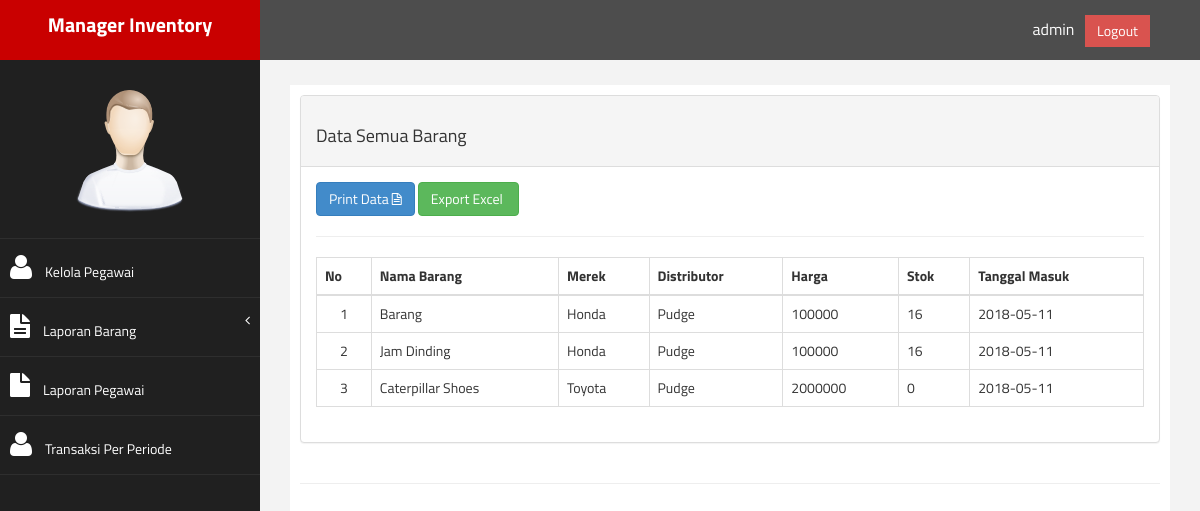
Page /PageManager.php?page=ls_barang (signed in) on the committed database.
### tables this page shows
CREATE TABLE `table_barang` (
  `kd_barang` varchar(7) NOT NULL,
  `nama_barang` varchar(40) NOT NULL,
  `kd_merek` varchar(7) NOT NULL,
  `kd_distributor` varchar(7) NOT NULL,
  `tanggal_masuk` date NOT NULL,
  `harga_barang` int(7) NOT NULL,
  `stok_barang` int(4) NOT NULL,
  `gambar` varchar(255) NOT NULL,
  `keterangan` varchar(200) NOT NULL
);

CREATE TABLE `table_merek` (
  `kd_merek` varchar(7) NOT NULL,
  `merek` varchar(30) NOT NULL
);

CREATE TABLE `table_distributor` (
  `kd_distributor` varchar(7) NOT NULL,
  `nama_distributor` varchar(40) NOT NULL,
  `alamat` varchar(255) NOT NULL,
  `no_telp` varchar(13) NOT NULL
);

### lib/controller.php (called while the page is built, shortened)
<?php
	$username = "root";
    $password = "";
    $database = "db_inven";
    $hostname = "localhost";
    $conn = mysqli_connect($hostname,$username,$password,$database) or die("Connection Corrupt");
    class oop{
        public function select($table){
            global $conn;
            $sql = "SELECT * FROM $table";
            $query = mysqli_query($conn,$sql);
            $data = [];
            while($bigData = mysqli_fetch_assoc($query)){
                $data[] = $bigData;
            }
            return $data;
        }
    }
 ?>

### lap_semua_barang.php (the view)
<?php
	require 'lib/controller.php';
	$perintah = new oop();
	$datas = $perintah->select("table_barang");
	$merek = $perintah->select("table_merek");
	$dist = $perintah->select("table_distributor");
  ?>
<div class="col-md-12">
	<div class="row">
		<div class="panel panel-default">
			<div class="panel-heading main-color-bg">
				<h4>Data Semua Barang</h4>
			</div>
			<div class="panel-body">
				<a href="#" onclick="window.print()" target="_blank" class="btn btn-primary ds">Print Data <span class="fa fa-file-text-o"></span></a>
				<a href="export_excel.php" target="_blank" class="btn btn-success ds">Export Excel <span class="fa fa-file-excel-o"></span></a>
				<hr class="ds">
				<table border="1" class="table table-bordered table-hovered">
					<thead>
						<th>No</th>
						<th>Nama Barang</th>
						<th>Merek</th>
						<th>Distributor</th>
						<th>Harga</th>
						<th>Stok</th>
						<th>Tanggal Masuk</th>
					</thead>
					<tbody>
						<?php
						 $no = 1;
						 foreach ($datas as $data): ?>
						<tr>
						<td class="text-center"><?= $no++ ?></td>
						<td><?= $data['nama_barang'] ?></td>
						<?php foreach ($merek as $mereks): ?>
							<?php if ($data['kd_merek'] == $mereks['kd_merek']): ?>
						<td><?= $mereks['merek'] ?></td>
							<?php endif ?>
						<?php endforeach ?>
						<?php foreach ($dist as $distri): ?>
							<?php if ($data['kd_distributor'] == $distri['kd_distributor']): ?>
						<td><?= $distri['nama_distributor'] ?></td>
							<?php endif ?>
					    <?php endforeach ?>
						<td><?= $data['harga_barang'] ?></td>
						<td><?= $data['stok_barang'] ?></td>
						<td><?= $data['tanggal_masuk'] ?></td>
						</tr>
						<?php endforeach ?>
					</tbody>
				</table>
			</div>
		</div>
	</div>
</div>

### assets/css/custom.css (style rules this page uses)
body { font-family: 'Open Sans', sans-serif; }
.text-center { text-align:center; }
h4 { padding-top:10px; }

### rows in the picture
table_barang: nama_barang "Barang", harga_barang "100000", stok_barang "16", tanggal_masuk "2018-05-11"
table_merek: merek "Honda"
table_distributor: nama_distributor "Pudge"
table_barang: nama_barang "Jam Dinding", harga_barang "100000", stok_barang "16", tanggal_masuk "2018-05-11"
table_barang: nama_barang "Caterpillar Shoes", harga_barang "2000000", stok_barang "0", tanggal_masuk "2018-05-11"
table_merek: merek "Toyota"

### other values in the picture
$_SESSION['username'] "admin"
